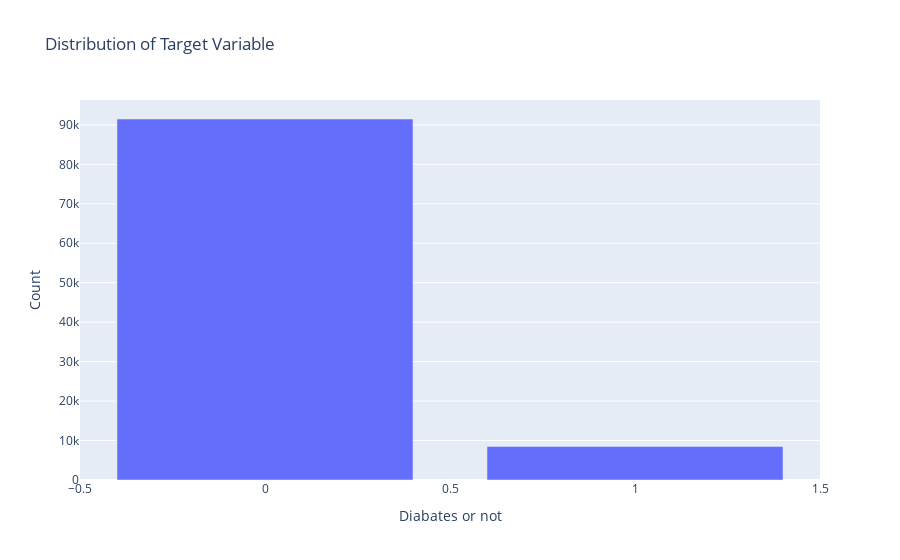

The notebook cell this image was saved under:
### Code cell
# Let's check the Imbalance

import plotly.express as px

# Create an interactive bar chart
fig = px.bar(data['diabetes'].value_counts().reset_index(), 
             x = 'index', y = 'diabetes', 
             labels = {'index': 'Diabates or not', 'diabetes': 'Count'},
             title ='Distribution of Target Variable')
fig.show()

# Our data is Imbalanced

### Figure 1 — Plotly figure (JSON) as saved in the notebook; plotly's stock layout.template omitted (floating-point values rounded to 4 significant figures)
{"data": [{"alignmentgroup": "True", "hovertemplate": "Diabates or not=%{x}<br>Count=%{y}<extra></extra>", "legendgroup": "", "marker": {"color": "#636efa", "pattern": {"shape": ""}}, "name": "", "offsetgroup": "", "orientation": "v", "showlegend": false, "textposition": "auto", "type": "bar", "x": [0, 1], "xaxis": "x", "y": [91500, 8500], "yaxis": "y"}], "layout": {"barmode": "relative", "legend": {"tracegroupgap": 0}, "title": {"text": "Distribution of Target Variable"}, "xaxis": {"anchor": "y", "domain": [0, 1], "title": {"text": "Diabates or not"}}, "yaxis": {"anchor": "x", "domain": [0, 1], "title": {"text": "Count"}}}}
